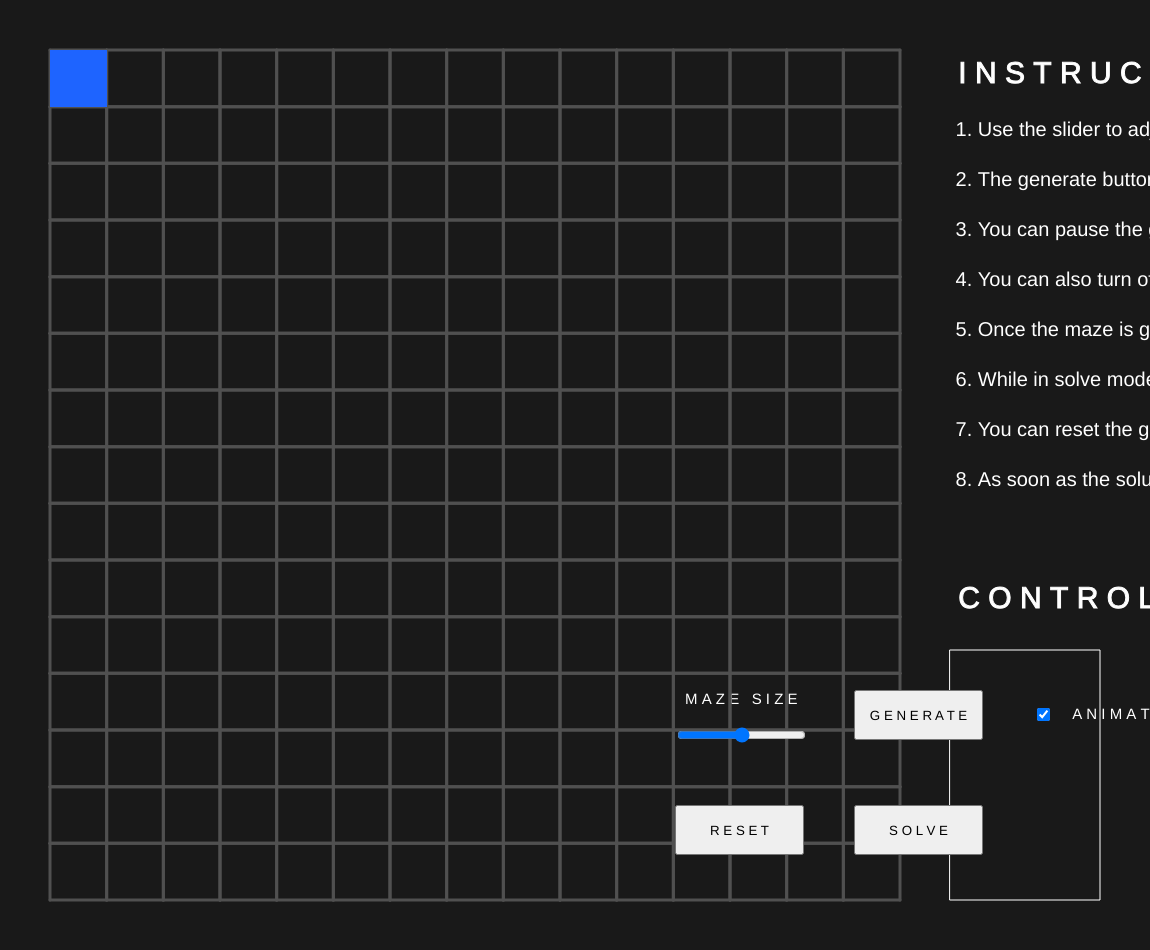
Frame 1 (no input)
Frame 60 (no input): identical to frame 1, image omitted
Frame 120 (the mouse pressed at the canvas centre since frame 60): identical to frame 1, image omitted

The p5.js sketch that drew this single still picture (run headless with seeded random() and noise() and a simulated clock; from frame 60 on, the mouse is pressed at the canvas centre):

// p5.js sketch
// ── sketch.js
//Maze generator and solver
//Inspired by:
//- Daniel Shiffman's Maze generator : https://www.youtube.com/watch?v=HyK_Q5rrcr4
//- Daniel Shiffman's A* search : https://www.youtube.com/watch?v=aKYlikFAV4k
//- A* algorithm reference : https://en.wikipedia.org/wiki/A*_search_algorithm

///////////////////////////////////////////////
// RUN ON FULL SCREEN FOR BEST UI EXPERIENCE //
// BEST EXPERIENCED ON GOOGLE CHROME BROWSER //
// Generates Mazes based on recursive DFS    //
// Solves the maze using A* path finding alg.//
// GSD 6483 : Maze Generator                 //
// Vishal Vaidhyanathan                      //
///////////////////////////////////////////////

///////////////////////////////////////////////
//EXTERNAL CLASSES !!                        //
//There are two external classes referenced  //
//here. AStar.js and StarNode.js             //
//This is useful to keep things organized.   //
///////////////////////////////////////////////

//Declaring our global variables
let grid = []; //contains the collection of "Cells"
let rows,cols; //contains the no of rows and cols
let w,h; // the width and height of each cell
let current; // the current cell where the next step of algorithm happens
let stack = []; //stack of travelled cells

//Lets call these..."control variables". The help us drive the control logic of the UI
let play = 0; //controls wether there is animation or not
let solveMode = 0; //checks if we are in generate or solve maze mode
let startEnd = 0; //0 : start, 1: end (used to count the start and end points of the solve)
let start, end; //Cell objects that correspomnd to the start and end positions for solving
let solver; //This contains the A* algorithm

////////////////////////////////////////////////////////////////////////////////////////////
//Setup function : Initial setup for our sketch
////////////////////////////////////////////////////////////////////////////////////////////

function setup() {
  canvas = createCanvas(windowWidth - 50, windowHeight - 50); //We are creating a canvas with 50 offset for some style
  centerUI(canvas,0,0); //Calls a function that centers UI elements based on window. Useful to make our sketch responsive.

  //We have assigned UI elements to variables to use their dimensions in planning our UI layout
  xMaze = createSlider(5,25,15); //Controles the size of the grid (the number of cells in x and y)
  centerUI(xMaze,100,height/2 - 225);

  //It is easier to write UI listener functions implicitly when we wont need them later!
  xMaze.input(() => {
    play = 0; //we set the play to 0 here so that in case the grid size is changed while animation is going on, we want it to stop.
    generate.html(" G E N E R A T E "); //Using .html() is a nice handy trick to change html properties of elements. Here, we change the button text
    createGridData(xMaze.value(), xMaze.value());
  }); //The .input() function allows us to define a set of actions as the slider is controlled real-time.

  generate = createButton(" G E N E R A T E ") //This is the button that initiates the generation process.
  .mousePressed(() => {
    if(animate.checked()) { //Checking if we need to animate the generation or go step-by-step
      generate.html(" G E N E R A T E ");
      play = (play + 1) % 2; //A really handy trick to switch between 0 and 1. generally, we can use x = (x + n - 1) % n.
      if(play == 1){
        generate.html(" S T O P "); //Just a UI offering, we want to use the same button to start, stop and step generation.
      } else {
        generate.html(" C O N T I N U E ");
      } 
    } else {
      play = 0;
      generate.html(" S T E P ");
      generateMaze(); 
    }
    //What happens above is, we smartly use switching of control variables to run for all combinations of the animate checkbox and the generate button.
    //So, if the animate is checked, clicking the generate button will run our generateMaze function continuously. If animate is unchecked, we can use the
    //generate button as a step button! itll run the generateMaze function frame by frame, as the control variables "catch" the draw loop each frame.
    
  });
  generate.position(xMaze.x + xMaze.width + 50, xMaze.y - 35);
  generate.size(xMaze.width, 50);

  reset = createButton(" R E S E T ") //The reset button resets all variables. It is used to reset generation and try a new generation.
  .mousePressed(() => { //implicit definition of the click button function
    //resetting grid data and other variables
    createGridData(xMaze.value(), xMaze.value());
    play = 0;
    solveMode = 0;
    startEnd = 0;
    start = undefined;
    end = undefined;
    current = grid[0];
    generate.html(" G E N E R A T E "); //We are also resetting the button texts!
    solve.html(" S O L V E ");
  });
  reset.position(xMaze.x, xMaze.y + 80);
  reset.size(xMaze.width, 50);

  //This is the solve button. Follows the same logic as the generate button. Only difference is, you cant do step by step.
  solve = createButton(" S O L V E ")
  .mousePressed(() => {
    solveMode = (solveMode + 1) % 2;
    if(solveMode == 1){
      solve.html(" S T O P ");
    } else {
      solve.html(" C O N T I N U E ");
    } 
  });
  solve.position(xMaze.x + reset.width + 50, xMaze.y + 80);
  solve.size(xMaze.width, 50);

  //This is our checkbox to toggle animation
  animate = createCheckbox('', true);
  animate.position(generate.x + generate.width + 50, generate.y + 15);

  //creating grid data. Function definition is below
  createGridData(xMaze.value(), xMaze.value());
}

////////////////////////////////////////////////////////////////////////////////////////////
//Draw function : All the logic that runs frame by frame
////////////////////////////////////////////////////////////////////////////////////////////

function draw() {
  background(25); 

  //Setting label properties
  textSize(15);
  fill(255);
  textAlign(LEFT, CENTER);
  noStroke();

  //Labels for UI elements
  text("M A Z E   S I Z E", xMaze.x - 15, xMaze.y - 50);
  text(" A N I M A T E ", animate.x + 10, animate.y - 15);

  //UI rectangles
  noFill();
  stroke(255);
  maze = rect(50, 50, height - 100, height - 100);
  controls = rect(height - 100 + 50 + 50, height - 100 + 50 - 250, width - height - 50, 250);

  //Resetting our styles
  fill(255);

  //Setting title properties
  textSize(30);

  //Title texts
  text(" I N S T R U C T I O N S ", height - 100 + 50 + 50, 75);
  text(" C O N T R O L S ", height - 100 + 50 + 50 ,height - 100 -250);

  //instruction text
  textSize(20);
  textAlign(LEFT, CENTER);
  noStroke();
  text(" 1. Use the slider to adjust maze grid resolution ", height - 100 + 50 + 50, 130);
  text(" 2. The generate button generates a random maze ", height - 100 + 50 + 50, 180);
  text(" 3. You can pause the generation by clicking the same button again ", height - 100 + 50 + 50, 230);
  text(" 4. You can also turn off animation and go step-by-step ", height - 100 + 50 + 50, 280);
  text(" 5. Once the maze is generated, click on the Solve button to turn on solve mode ", height - 100 + 50 + 50, 330);
  text(" 6. While in solve mode, you need to choose 2 cells as your start and end points ", height - 100 + 50 + 50, 380);
  text(" 7. You can reset the generation many times by clicking on the reset button ", height - 100 + 50 + 50, 430);
  text(" 8. As soon as the solution is displayed, the program ends. Reload to start again! ", height - 100 + 50 + 50, 480);

  fill(255);

  //Showing grid for every frame (as we need the grid dynamically based on slider values)
  for (let i = 0; i < grid.length; i++) {
    grid[i].show(); //show is a function that draws our grid data on the canvas
  }

  //Procedurally generating maze. This is our first part.
  if(play == 1){
    generateMaze(); //The function that generates the Maze
  }

  //Solving maze : Once we generate the maze, we run the solving logic.
  if(solveMode == 1){
    solveMaze();
  }

  //Visualizing the cells (These are the two endpoints that we click for the solving)
  if(start){
    start.solveHighlight();
  }
  if(end){
    end.solveHighlight();
  }
}

////////////////////////////////////////////////////////////////////////////////////////////
//All our helper functions !
////////////////////////////////////////////////////////////////////////////////////////////

//A generic mousePressed function is defined here to capture which cell object we click
function mousePressed() {
  if(solveMode == 1) {
    getStartEnd(); //This is the function that finds the cell and assigns it as the start and end objects for the solving
  }
}
//This is the function that centers the UI elements based on element dimensions and window dimensions
//One useful aspect of this function is we can also pass the offset values to adjust our UI
function centerUI(element, xOffset, yOffset) {
  let x, y;

  if(element == canvas) {
    x = (windowWidth - width) / 2 + xOffset;
    y = (windowHeight - height) / 2 + yOffset;
  } else {
    x = windowWidth / 2 + xOffset;
    y = windowHeight / 2 + yOffset;
  }
  element.position(x, y);
}

//This is the function that creates our grid data based on the "gird size" xMaze slider value
function createGridData(x, y) {
  //Creating a grid of cells
  grid = [];

  w = (height - 100)/x; //We calculate the width with respect to the containing UI rectangle
  h = (height - 100)/y; //We calculate the height with respect to the containing UI rectangle

  cols = x; //x is the number of columns
  rows = y; //y us the number of rows

  //For each row and column, push a Cell object to our grid array. Cell object is defined below
  for (let j = 0; j < rows; j++) {
    for (let i = 0; i < cols; i++) {
      var cell = new Cell(i, j);
      grid.push(cell);
    }
  }

  //Setting start position is initialised at the top left
  current = grid[0];
}

//Function that generates the maze. This uses all the Cell object functions and executes a recursive DFS algorithm.
//you can read more about this here : https://en.wikipedia.org/wiki/Maze_generation_algorithm#Recursive_implementation
function generateMaze() {
  //generating maze
  current.visited = true; //We first mark the current cell as visited
  current.highlight(); //And we highlight the cursor at this stage

  //Step1 : Getting a random available neighbour
  let next = current.checkNeighbors();
  if (next) { //If we get a neighbor, add to stack
    next.visited = true; //mark it as visited

    //Step2 : add to stack
    stack.push(current);

    //Step3 : remove the walls
    removeWalls(current, next); //A function that finds which wall is adjacent to the input cells and removes it

    //Step4 : make this neighbor the current cell and proceed.
    current = next;
  } else if (stack.length > 0) { //if there are no more available neighbors for the current cell, 
    current = stack.pop(); //go back to the previous position and remove it from the stack
  }
}

//function that gives 1D index from i and j of cells. Useful to locate cells in the grid array
function index(i, j) {
  if (i < 0 || j < 0 || i > cols - 1 || j > rows - 1) { //checking invalid values
    return -1;
  }
  return i + j * cols;
}

//A function that finds which wall is adjacent to the input cells and removes it
function removeWalls(a, b) {
  let x = a.i - b.i; //finding x distance
  if (x === 1) { //remove the corresponding left/right walls based on adjacency
    a.walls[3] = false;
    b.walls[1] = false;
  } else if (x === -1) {
    a.walls[1] = false;
    b.walls[3] = false;
  }
  let y = a.j - b.j; //finding y distance
  if (y === 1) { //remove the corresponding top/bottom walls based on adjacency
    a.walls[0] = false;
    b.walls[2] = false;
  } else if (y === -1) {
    a.walls[2] = false;
    b.walls[0] = false;
  }
}

//This is a function for the solving workflow. It gets a clicked cell object from the UI, and assigns it to start and end.
//Here, we meed two cells, one to start and one to end. So we use control variable startEnd, that counts this and manages the
//assigning logic
function getStartEnd() {
  if(startEnd == 0){ //if no cells are selected
    for (let i = 0; i < grid.length; i++) {
      if(grid[i].clicked()) { //check which is clicked
        start = grid[i];
        startEnd = 1;
        current = start;
      }
    }
  } 
  else if(startEnd == 1){ //if start cell is selected
    for (let i = 0; i < grid.length; i++) {
      if(grid[i].clicked()) {//check which is clicked
        end = grid[i];
        startEnd = 2;
      }
    }
    //Once we did that, we define a 2D grid based on the current status of our grid to pass it to
    //the AStar algorithm in the AStar.js script.
    let solveGrid = [];
    for (let j = 0; j < rows; j++) {
      solveGrid.push([]); //pushing an empty row to make it 2D
      for (let i = 0; i < cols; i++) {
        solveGrid[j].push(grid[j * rows + i]); //adding the corresponding cell from 1D array grid
      }
    }
    
    solver = new AStar(solveGrid, w, h, start, end); //creating our AStar algorithm object to solve our maze
  
    //Passing information about the generated maze cells based on their walls. If there is no wall in a side, we add the adjacent cell as neighbor.
    for (let i = 0; i < solver.rows; i++) {
      for (let j = 0; j < solver.cols; j++) {
        console.log(i,j);
        if (i > 0 && solver.maze[i][j].walls[0] === false) { //top
          solver.grid[i][j].neighbors.push(solver.grid[i-1][j]);
        }
        if (j < solver.cols-1 && solver.maze[i][j].walls[1] === false) { //right
          solver.grid[i][j].neighbors.push(solver.grid[i][j+1]);
        }
        if (i < solver.rows-1 && solver.maze[i][j].walls[2] === false) { //bottom
          solver.grid[i][j].neighbors.push(solver.grid[i+1][j]);
        }
        if (j > 0 && solver.maze[i][j].walls[3] === false) { //left
          solver.grid[i][j].neighbors.push(solver.grid[i][j-1]);
        }
      }
    }
  }
}

//The final function that runs the AStar algorithm and draws its path!
function solveMaze() {
  if(startEnd == 2) { //checking if we have both start and end.
    //generating solution
    solver.get_next_move();
  }
}
// ── AStar.js
//This is the main class that defines our A* search using the StarNode class instances as the nodes of searching.
class AStar {
    constructor(maze, sq_width, sq_height, start, end) {
        this.maze = maze; //gets the generated maze grid as a 2D grid of Cell instances
        this.rows = maze.length; //This gets the total number of rows in the grid
        this.cols = maze[0].length; //This gets the total number of cols in the grid
        this.sq_width = sq_width; //This is the width of each cell
        this.sq_height = sq_height; //This is the height of each cell
        this.grid = []; //Now we create a new grid variable in the A* search to replace the generated maze of Cell instances
        //with StarNode instances, taking the i and j values and the neighbor information of the cells. We get neighbor information in sketch.js itself.
        // Create the grid of A* points with the Cell ij values
        for (let i = 0; i < this.rows; i++) {
            this.grid.push([]);
            for (let j = 0; j < this.cols; j++) {
                this.grid[i].push(new StarNode(j,i));
            }
        }
        // We need variables to now keep track of our traversal. We will keep track in two ways, one: all nodes of paths currently explored in open_set,
        //and the final best cost path nodes in our closed_set.
        this.open_set = []; //the open set
        this.closed_set = []; //the closed set
        this.start = this.grid[start.j][start.i]; //We get the start and stop information from what the user clicks from sketch.js
        this.end = this.grid[end.j][end.i];
        this.open_set.push(this.start); //and we add the start node to our open set to start our search.
    }
    //In our case, the heuristic cost is defined as the euclidian distance between the current point and the end point of the maze. We want to lower
    //this distance while searching for the optimal path.
    heuristic(sq) {
        return dist(sq.x, sq.y, this.cols, this.rows);
    }
    //Now we write a function that calculates the cost for each node, checks if the cost is lower than the previous winner (node with lowest cost)
    //then we add this as the new winner. And every time we have a winner, we push it to the closed_set from the open set.
    get_next_move() {
        let current;
        if (this.open_set.length > 0) {
            let winner = 0;
            for (let i = 1; i < this.open_set.length; i++) {
                if (this.open_set[i].f < this.open_set[winner].f) { //checking the costs of current node and winner
                    winner = i; //if current is the new winner, update here
                }
            }
            // Pop the winner off the open set
            current = this.open_set.splice(winner,1)[0];
            this.closed_set.push(current); //add the winner to the closed set

            // Did you reach the end? then stop the draw() loop, or continue the search
            if (current == this.end) {
                noLoop(); //the noLoop function is a handy command to stop the draw() loop and end the sketch.
                console.log("Done!"); //Yay
            }

            // If we did not reach the end, Check all the current node's neighbors. This is the main algorithm of the search.
            for (let n of current.neighbors) {
                if (!this.closed_set.includes(n)) { //if the neighbor does not exist in our closed_set,
                    let temp_g = current.g + 1; //update the movement cost temporarily
                    let new_path = false; //A control variable that keeps track weather we are contining in the same path or trying a new path
                    if (this.open_set.includes(n)) { //If it exists in the open_set, check if the temp movement cost is lower than the neighbor
                        if (temp_g < n.g) {
                            n.g = temp_g; //then we update the movement cost of this neighbor and start a new path from here
                            new_path = true;
                        }
                    } else {
                        n.g = temp_g; //If it doesn't exist in the open_set, we directly update the movement cost of the neighbor, start a new path,
                        //and add it to the open set.
                        new_path = true;
                        this.open_set.push(n);
                    }

                    if (new_path) { //If it is a new path, then calculate the heuristic cost, and update the overall cost function and traverse!
                        n.h = this.heuristic(n);
                        n.f = n.g + n.h;
                        n.previous = current;
                    }
                } //If it is not a new path or if the closed set already contains the neighbor, then just keep checking for the next neighbor.
            }
         //If there is nothing in the open_set, then there is no solution  :(  
        } else {
            console.log("No solution...");
            return;
        }

        //Now we want to draw the path taken by the "current" node real-time to show the solving process as a frame by frame animation controlled
        //by the draw() loop. So we create a function to do this every frame.
        this.draw_path(current);
    }

    //This is the funciton that draws the path
    draw_path(c) {
        //Create the path
        let path = []; //creating an empty list for path. This reinitiates everytime this function is called. This means that the path is drawn
        //over and over again each frame based on it's new vertices.
        let tmp = c;
        path.push(tmp);
        //See! This is why we keep track of the previous StarNode!
        while (tmp.previous) { //While a previous exists, we add all of the previous cells of the current cell up to the beginning
            path.push(tmp.previous);
            tmp = tmp.previous;
        }
        // Now, to display the path, we can use the beginShape() command as it can dynamically be updated through a list of vertices (StarNodes)
        let w = this.sq_width; //width of cell
        let h = this.sq_height; //height of cell
        noFill(); //We just need a stroke
        //Setting stroke styles
        stroke(0, 100, 255);
        strokeWeight(5);
        strokeCap(ROUND);
        //Beginning our shape. For every node in path, draw a path in the middle of these cells
        beginShape();
        for (let n of path) {
            vertex(
                n.x * w + w / 2 + 50, //x vertex is calculated for the middle of the cell based on cell width
                n.y * h + h / 2 + 50 //y vertex is calculated for the middle of the cell based on cell height
            );
        }
        endShape();

        //resetting our styles
        strokeWeight(1);
        noStroke();

        //DONE! YAY
        
    }
}

// ── Cell.js
//This is our core class that defines our class "object".
class Cell {
    constructor(i, j) {
        this.i = i; //col
        this.j = j; //row
        this.walls = [true, true, true, true]; //booleans for wether there is a wall or not
        this.visited = false; //wether we have travelled on this cell
    }
    //A function to check for available neighbors and return a random one, if available. else return none.
    checkNeighbors() {
      let neighbors = []; //a temporary array to hold available neighbors
  
      //Assigning cardinal directions based on our ij values of the cell
      let top = grid[index(this.i, this.j - 1)]; 
      let right = grid[index(this.i + 1, this.j)];
      let bottom = grid[index(this.i, this.j + 1)];
      let left = grid[index(this.i - 1, this.j)];
  
      //checking which neighbor is unvisited, and adding them to our array if they exist.
      if (top && !top.visited) {
        neighbors.push(top);
      }
      if (right && !right.visited) {
        neighbors.push(right);
      }
      if (bottom && !bottom.visited) {
        neighbors.push(bottom);
      }
      if (left && !left.visited) {
        neighbors.push(left);
      }
  
      //if there are any neighbors available, then return one at random, else return none.
      //Here, 'undefined' is used to say none.
      if (neighbors.length > 0) {
        let r = floor(random(0, neighbors.length));
        return neighbors[r];
      } else {
        return undefined;
      }
    }
  
    //two functions to highlight this cell with different colours for marker cells.
    highlight() {
      let x = this.i * w + 50;
      let y = this.j * h + 50;
      noStroke();
      fill(30, 100, 255);
      rect(x, y, w, h);
      stroke(255);
    }
  
    solveHighlight() {
      let x = this.i * w + 50;
      let y = this.j * h + 50;
      noStroke();
      fill(0, 255, 0);
      rect(x, y, w, h);
      stroke(255);
    }
  
    //This is the function that takes this cell's attributes and draws the walls available
    show() {
      let x = this.i * w + 50;
      let y = this.j * h + 50;
      stroke(80);
      strokeWeight(3);
  
      //Checking which walls exist, and are to be drawn
      if (this.walls[0]) {
        line(x, y, x + w, y); //drawing them if they exist, as a line segment
      }
      if (this.walls[1]) {
        line(x + w, y, x + w, y + h);
      }
      if (this.walls[2]) {
        line(x + w, y + h, x, y + h);
      }
      if (this.walls[3]) {
        line(x, y + h, x, y);
      }
  
      //Resetting stroke weight
      strokeWeight(1);
  
      //This draws a box on the cell if it was travelled on. (visited)
      if (this.visited) {
        noStroke();
        fill(25);
        rect(x, y, w, h);
      }
      //And finally, we highlight the current cell which is our cursor
      current.highlight();
    }
  
    //A function to identify if the mouseX and mouseY are in this cell. it returns true if yes.
    clicked() {
      let x = this.i * w + 50 + w/2; //we calculate the center coordinates of the cell based on the ij values.
      let y = this.j * h + 50 + h/2;
  
      let dx = dist(mouseX, 0, x, 0);//then we calculate the x and y distances of this point from (mouseX,mouseY).
      let dy = dist(0, mouseY, 0, y);
  
      //checking if this cell is clicked
      if(dx < w/2 && dy < h/2) { //if the x and y distances are within the width and height of the cell, then return true.
        return true;
      }
    }
}
// ── StarNode.js
//This is our class that defines one single "Star" node, which is a node in an A* search space graph.
//It is very much like our Cell class in the generation part. This will follow a similar structure
//and will be used for the maze solving part of this code
class StarNode {
    constructor(x, y) {
        this.x = x; //Tells the x position
        this.y = y; //Tells the y position
        //For A* search, every node is associated with a "cost" based on which the traversal happens.
        //This "cost" is a function f(x) that is a sum of two values, g(x) and h(x) called the movement
        //cost and heuristic respectively. movement cost determines the cost of moving from starting point
        //to the gurrent cell, and heuristic determines the cost to move from the current cell to destination.
        this.f = 0; //Our full cost function
        this.g = 0; //movement cost g(x)
        this.h = 0; //Heuristic cost h(x)

        this.neighbors = []; //Neighbors of this node
        
        this.previous = undefined; //Previous node (to track traversal). In the begining it is undefined as the current node is the first node.
    }

    //This is a function to update the movement cost as we traverse
    set_g(new_g) {
        this.g = new_g;
        this.reset_f();
    }
    //This is a function to update the heuristic cost as we traverse
    set_h(new_h) {
        this.h = new_h;
        this.reset_f();
    }
    //This is a function to update the full cost function as we traverse. f(x) = g(x) + h(x)
    reset_f() {
        this.f = this.g + this.h;
    }
}
